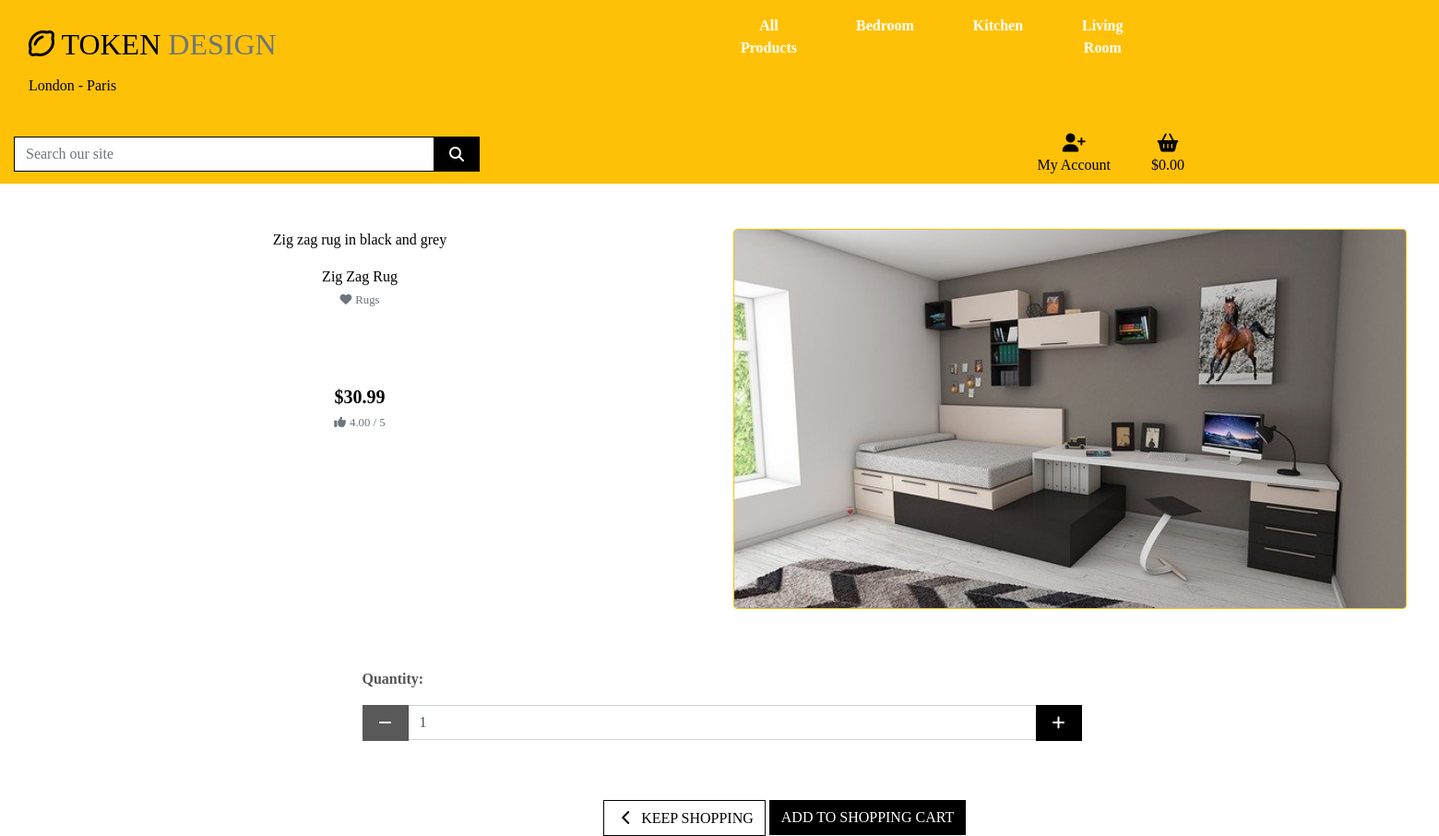
The app's page /products/3 with its own data.
### products/models.py (models this page shows, shortened)
class Product(models.Model):
    category = models.ForeignKey('Category', null=True, blank=True, on_delete=models.SET_NULL)
    sku = models.CharField(max_length=254, null=True, blank=True)
    name = models.CharField(max_length=254)
    description = models.TextField()
    price = models.DecimalField(max_digits=6, decimal_places=2)
    rating = models.DecimalField(max_digits=6, decimal_places=2, null=True, blank=True)
    image_url = models.URLField(max_length=1024, null=True, blank=True)
    image = models.ImageField(null=True, blank=True)

class Category(models.Model):
    class Meta:
        verbose_name_plural = 'Categories'
    name = models.CharField(max_length=254)
    friendly_name = models.CharField(max_length=254, null=True, blank=True)

### products/views.py (the view)
# urls.py: path('<product_id>', views.product_info, name='product_info')
def product_info(request, product_id):
    product = get_object_or_404(Product, pk=product_id)
    context = {
        'product': product,
    }
    return render(request, 'products/product_info.html', context)

### shopping_cart/contexts.py (called while the page is built, shortened)
def cart_contents(request):
    cart_items = []
    total = 0
    product_count = 0
    shopping_cart = request.session.get('shopping_cart', {})
    if total < settings.FREE_DELIVERY_POINT:
        delivery = total * Decimal(settings.STANDARD_DELIVERY_PERCENTAGE / 100)
        free_delivery_delta = settings.FREE_DELIVERY_POINT - total
    else:
        delivery = 0
        free_delivery_delta = 0
    grand_total = delivery + total
    context = {
        'cart_items': cart_items,
        'total': total,
        'product_count': product_count,
        'delivery': delivery,
        'free_delivery_delta': free_delivery_delta,
        'free_delivery_point': settings.FREE_DELIVERY_POINT,
        'grand_total': grand_total,
    }
    return context

### products/templates/products/product_info.html (shortened to what this page needs)
{% extends "base.html" %}
{% load static %}
{% block content %}
    <div class="cover"></div>
    <div class="container-fluid page-top">
        <div class="row">
            <div class="col-12 col-md-6 col-lg-6 col-xl-6">
                <div class="product-info mb-5 mt-md-5 text-black">
                     <p class="mt-3">{{ product.description }}</p>
                    <p class="mb-0">{{ product.name }}</p>
                    {% if product.category %}
                    <p class="small mt-1 mb-0">
                        <a class="text-muted" href="{% url 'products' %}?category={{ product.category.name }}">
                            <i class="fa fa-heart mr-1"></i>{{ product.category.friendly_name }}
                        </a>
                    </p>
                    {% endif %}
                    {% if product.rating %}
                   <div class="product-info"><p class="lead mb-0 font-weight-bold product-info">${{ product.price }}</p></div>
                        <small class="text-muted"><i class="fa fa-thumbs-up mr-1"></i>{{ product.rating }} / 5</small>
                    {% else %}
                        <small class="text-muted">No Rating</small>
                    {% endif %}
                </div>
            </div>
            <div class="col-12 col-md-6 col-lg-4 col-xl-6">
                <div class="image-for-info my-5">
                    {% if product.image %}
                        <a href="{{ product.image.url }}" target="_blank">
                            <img class="card-img-top img-fluid border border-warning rounded" src="{{ product.image.url }}" alt="{{ product.name }}">
                        </a>
                        {% else %}
                        <a href="">
                            <img class="card-img-top img-fluid" src="{{ MEDIA_URL }}noimage.png" alt="{{ product.name }}">
                        </a>
                    {% endif %}
                </div>
            </div>
            </div>
    </div>
    <form class="form" action="{% url 'add_to_cart' product.id %}" method="POST">
        <div class="form-row">
            <div class="col-12 offset-3">
                <p class="mt-3"><strong>Quantity:</strong></p>
                <div class="form-group w-50">
                    <div class="input-group">
                        <div class="input-group-prepend">
                            <button class="decrement-qty btn btn-black rounded-0"
                                data-item_id="{{ item.item_id }}" id="decrement-qty_{{ item.item_id }}">
                                <span class="icon">
                                    <i class="fas fa-minus"></i>
                                </span>
                            </button>
                        </div>
                        <input class="form-control qty_input" type="number" name="quantity" value="1" min="1" max="99" data-item_id="{{ item.item_id }}" id="id_qty_{{ item.item_id }}">
                        <div class="input-group-append">
                            <button class="increment-qty btn btn-black rounded-0"
                                data-item_id="{{ item.item_id }}" id="increment-qty_{{ item.item_id }}">
                                <span class="icon">
                                    <i class="fas fa-plus"></i>
                                </span>
                            </button>
                        </div>
                    </div>
                </div>
            </div>
            <div class="col-12 offset-5">
                <a href="{% url 'products' %}" class="btn btn-outline-black rounded-0 mt-5">
                    <span class="icon">
                        <i class="fas fa-chevron-left"></i>
                    </span>
                    <span class="text-uppercase">Keep Shopping</span>
                </a>
                <input type="submit" class="btn btn-black rounded-0 text-uppercase mt-5" value="Add to Shopping Cart">
            </div>
        </div>
    </form>
{% endblock %}

### static/css/base.css (style rules this page uses)
html { height: 100%; }
body { background: url('/media/homepage_pic.jpg') no-repeat center center fixed; background-size: cover; height: calc(100vh - 164px); color: #555; font-family: 'Bellota'; }
.icon { align-items: center; display: inline-flex; justify-content: center; height: 1.5rem; width: 1.5rem; }
.text-black { color: #000 !important; }
.cover { height: 100%; width: 100%; top: 0; left: 0; position: fixed; background: white; z-index: -1; }
.product-info { text-align: center; margin-top: 80px; }
.page-top { padding-top: 200px; }
.btn-black { background: black; color: white; }
.btn-outline-black { background: white; color: black !important; border: 1px solid black; }
.image-for-info { padding-right: 20px; }

### records on screen
Product: description "Zig zag rug in black and grey", name "Zig Zag Rug", category.friendly_name "Rugs", price "30.99", rating "4.00", image (picture)
